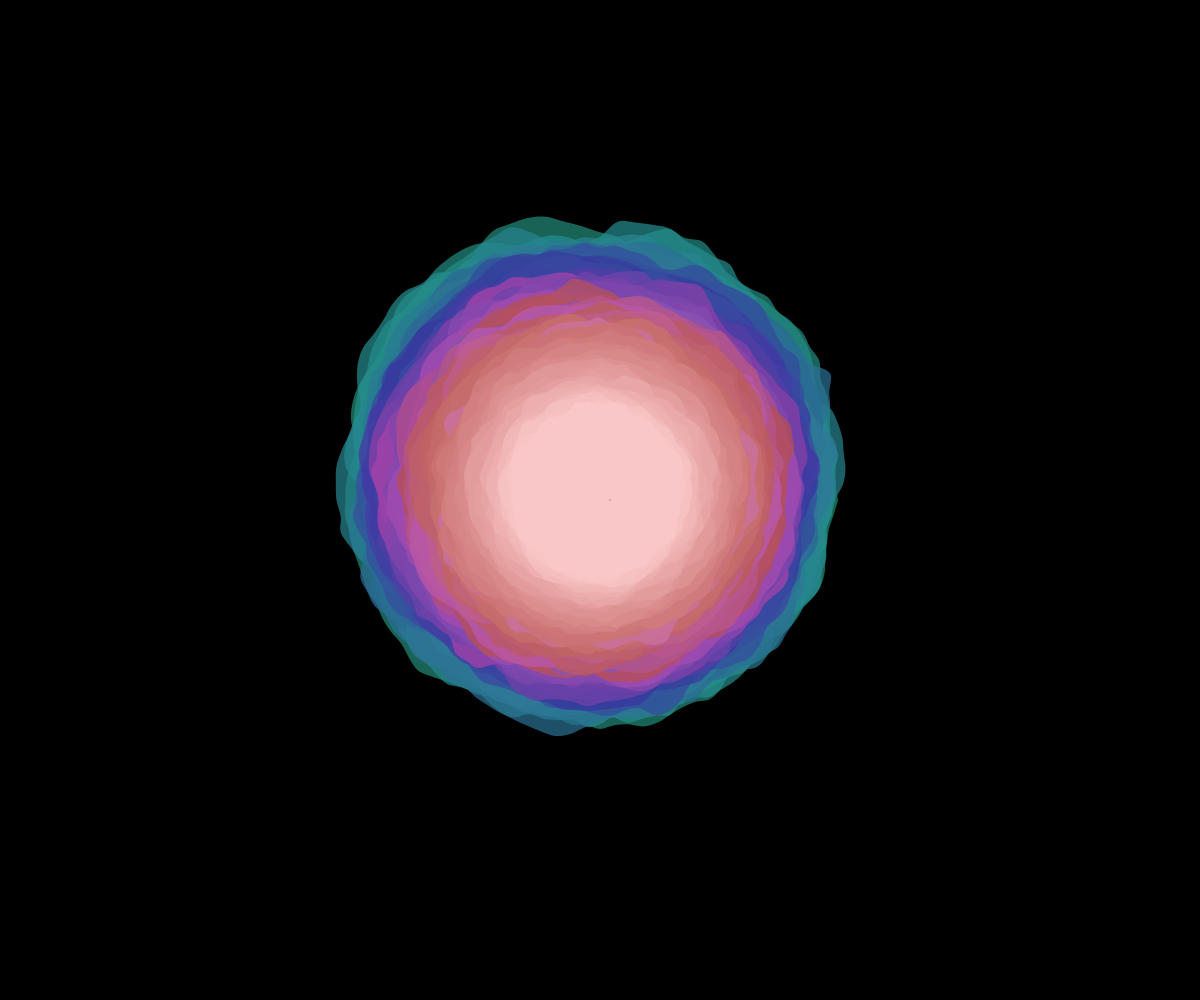
Frame 1 (no input)
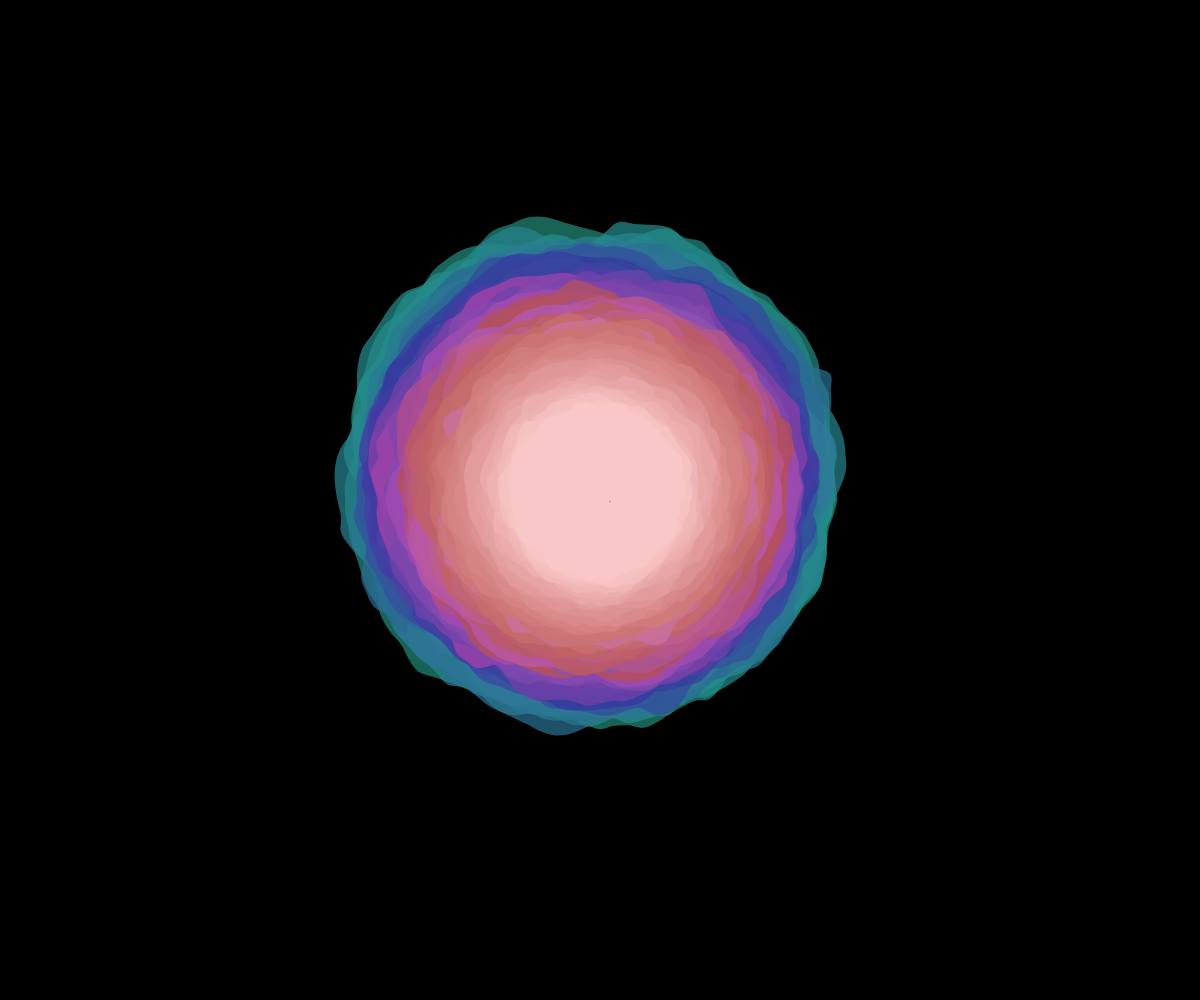
Frame 60 (no input)
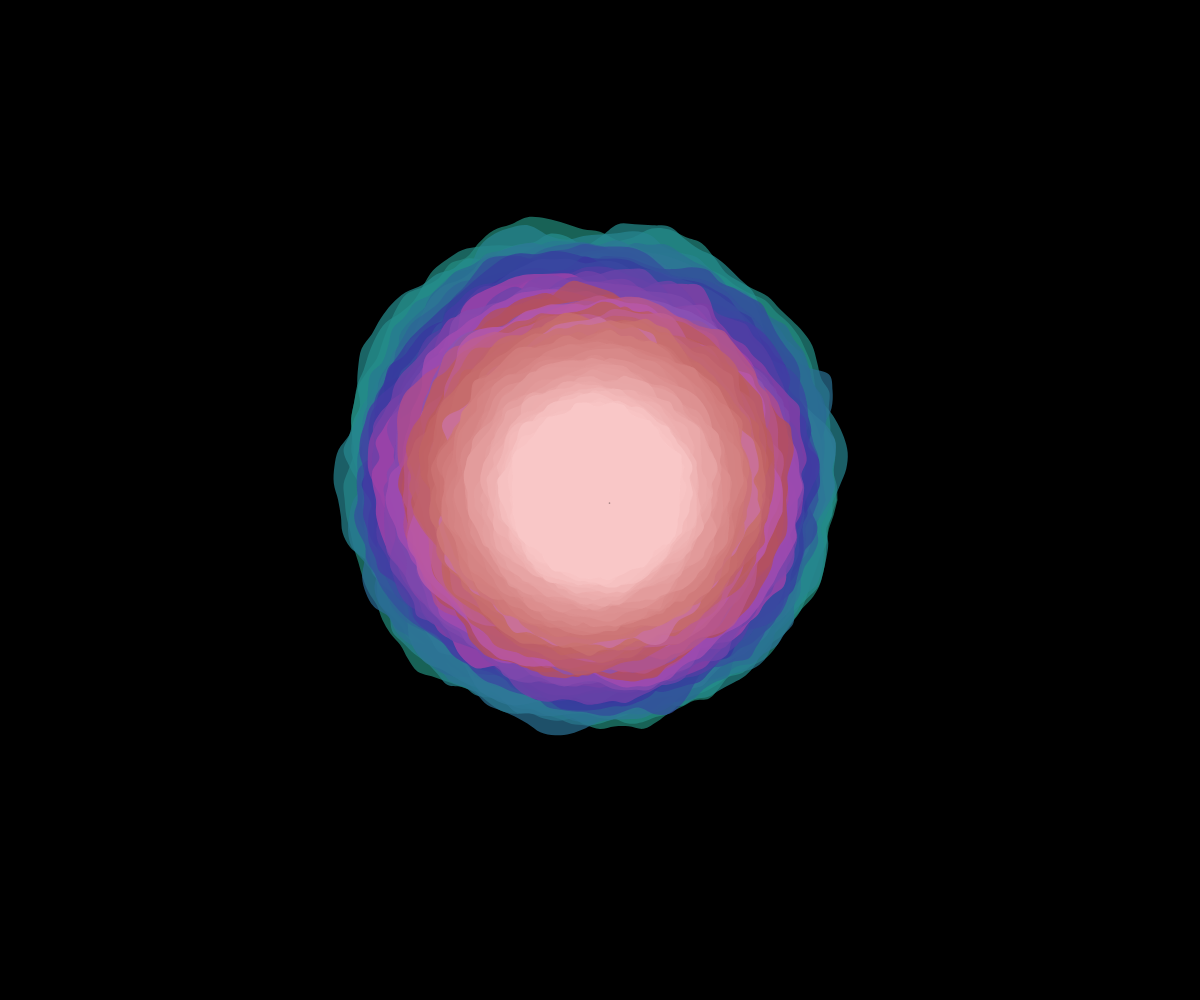
Frame 120 (the mouse pressed at the canvas centre since frame 60)

The p5.js sketch that drew these frames (run headless with seeded random() and noise() and a simulated clock; from frame 60 on, the mouse is pressed at the canvas centre):

// p5.js sketch
// ── sketch.js
// ── Farmer's time ─────────────────────────────────

let t = 0;

let params = {
  baseRadius: 200,
  noiseScale: 1.5,
  distortion: 0.15,
  speed: 0.0004,
  vertices: 100,
  layers: 80,
};

function setup() {
  createCanvas(windowWidth, windowHeight);
  colorMode(HSB, 360, 100, 100, 100);
  noStroke();

  params.baseRadius = min(width, height) * 0.25;
}

function windowResized() {
  resizeCanvas(windowWidth, windowHeight);
  params.baseRadius = min(width, height) * 0.25;
}

function draw() {
  let cx = width / 2;
  let cy = height / 2;

  // Background
  background(0);

  // Layers (draw outer to inner)
  let n = int(params.layers);
  for (let layer = n; layer >= 0; layer--) {
    drawDrop(cx, cy, layer, n);
  }

  fill(0, 50 * noise(t / 10));
  ellipse(
    cx + 10 * cos(t * 10 * noise(t / 100)),
    cy + 10 * sin(t * 10 * noise(t / 20)),
    1 + 1 * noise(-t / 10)
  );

  t += params.speed;
}

function drawDrop(cx, cy, layer, totalLayers) {
  let layerFraction = layer / totalLayers;

  // Outer layers have larger radius
  let r = params.baseRadius * (0.35 + 0.65 * layerFraction);

  // Per-layer time/angle offset for polymorphic motion
  let timeOffset = layer * 3.7;
  let angleOffset = layer * 0.8;

  // Outer layers: deep color, inner layers: bright color
  let h = lerp(360 * (1 + 1.2 * noise(layer * 0.9)), 170, layerFraction);
  let s = lerp(20, 75, layerFraction);
  let b = lerp(98, 55, layerFraction);
  let a = lerp(92, 70, layerFraction);

  let verts = int(params.vertices);
  let ns = params.noiseScale * (0.01 + noise(t / 10) / 100);
  let distAmt = params.distortion * r * (1 + noise(t / b + angleOffset));

  fill(h, s, b, a);
  beginShape();
  for (let i = 0; i <= verts; i++) {
    let angle = (TWO_PI * i) / verts;

    // Coordinates in noise space
    let nx = cos(angle + angleOffset) * ns * 100;
    let ny = sin(angle + angleOffset) * ns * 100;

    // Composite of 3 octaves of noise (coarse deformation + medium + fine trembling)
    let n1 = noise(
      nx + t + timeOffset,
      ny + t + timeOffset
    );
    let n2 = noise(
      nx * 2.1 - t * 1.3 + timeOffset,
      ny * 2.1 + t + timeOffset + 50
    );
    let n3 = noise(
      nx * 0.5 + t * 0.4,
      ny * 0.5 - t * 0.6 + layer * 10
    );

    let d =
      r +
      distAmt *
        ((n1 - 0.5) * 1.2 + (n2 - 0.5) * 0.5 + (n3 - 0.5) * 0.3);

    // Subtle teardrop bias
    let teardrop = 1.0 + 0.1 * sin(angle + PI + 10 * noise(t / 10));
    d *= teardrop;

    curveVertex(cx + cos(angle) * d, cy + sin(angle) * d);
  }
  endShape(CLOSE);
}
